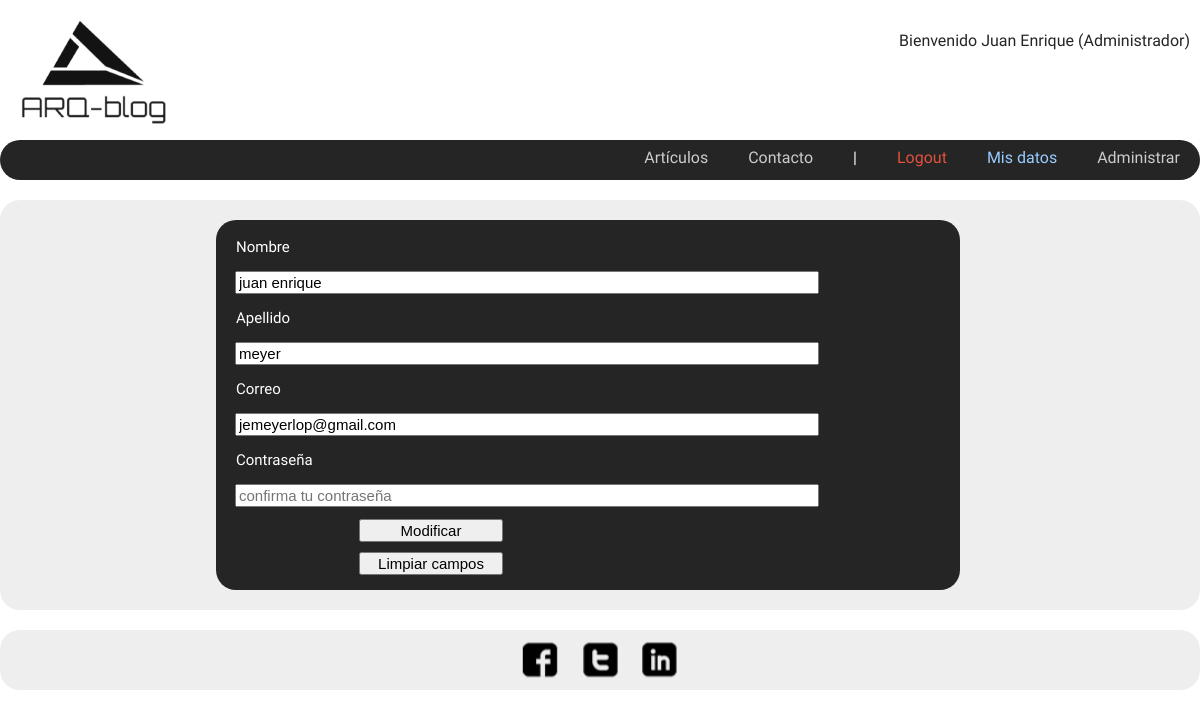
Page /mis_datos.php (signed in) on the committed database.
### tables this page shows
CREATE TABLE IF NOT EXISTS `blog_usuarios` (
  `usuario_id` mediumint(9) NOT NULL AUTO_INCREMENT,
  `usuario_nombre` varchar(20) NOT NULL,
  `usuario_apellido` varchar(40) NOT NULL,
  `usuario_correo` varchar(60) NOT NULL,
  `usuario_password` varchar(40) NOT NULL,
  `usuario_rol` tinyint(4) NOT NULL,
  `usuario_fecha_registro` datetime NOT NULL DEFAULT CURRENT_TIMESTAMP,
  PRIMARY KEY (`usuario_id`)
);

### includes/formulario-modificar-cuenta.php (the view)
<?php
    $bd     = bd_conectar();
    $uid=$_SESSION[usuario_id];
    $query = "SELECT
                usuario_nombre,
                usuario_apellido,
                usuario_correo
             FROM blog_usuarios
             WHERE usuario_id='$uid'";
    $result = $bd->query( $query );
    $fila = $result->fetch_assoc();
    $usuario_nombre=$fila[usuario_nombre];
    $usuario_apellido=$fila[usuario_apellido];
    $usuario_correo=$fila[usuario_correo];
?>
<form action="<?php $_SERVER['PHP_SELF']; ?>" method="POST" novalidate">
    <fieldset>
        <label for="mod-nombre">Nombre</label>
        <input type="text" name="mod-nombre" placeholder="modifica tu nombre" value="<?php echo $usuario_nombre ?>">
    </fieldset>
    <fieldset>
        <label for="mod-apellido">Apellido</label>
        <input type="text" name="mod-apellido" placeholder="modifica tu apellido" value="<?php echo $usuario_apellido ?>">
    </fieldset>
    <fieldset>
        <label for="mod-correo">Correo</label>
        <input type="email" name="mod-correo" placeholder="modifica tu correo" value="<?php echo $usuario_correo ?>">
    </fieldset>
    <fieldset>
        <label for="mod-contra">Contraseña</label>
        <input type="password" name="mod-contra" placeholder="confirma tu contraseña">
    </fieldset>
    <fieldset>
        <input type="submit" name="mod-submit" value="Modificar">
		<input type="reset" id="reset" value="Limpiar campos" />
    </fieldset>
</form>

### css/estilos.css (style rules this page uses)
body { padding: 0; margin: 0; font-size: 10px; font-family: 'Cardo', serif; color: #252525; }
form { width: 60%; padding: 10px 1%; margin: 0 18%; background-color: #252525; -webkit-border-radius: 20px; -moz-border-radius: 20px; border-radius: 20px; }
fieldset { color: #FFF; margin: 0; padding: 0; border: none; }
label { width: 15%; display: block; float: left; font-size:1.5em; margin: 8px; }
input,textarea,select { width: 80%; display: block; float: left; font-size:1.5em; margin: 7px; }
input[type=submit], input[type=reset] { cursor: pointer; width: 20%; margin: 5px 18.2%; float: left; font-size:1.5em; }

### rows in the picture
blog_usuarios: mod-nombre "juan enrique", mod-apellido "meyer", mod-correo "jemeyerlop@gmail.com"

### other values in the picture
$_SESSION[usuario_nombre] "Juan Enrique"
$rol "Administrador"
